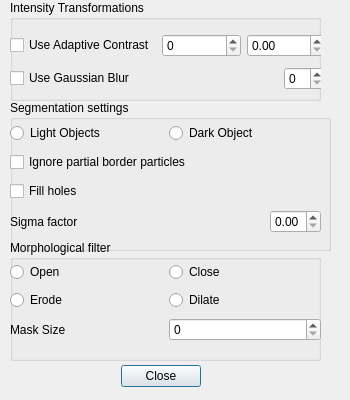
<?xml version="1.0" encoding="UTF-8"?>
<ui version="4.0">
 <class>VisionSettings</class>
 <widget class="QDialog" name="VisionSettings">
  <property name="geometry">
   <rect>
    <x>0</x>
    <y>0</y>
    <width>350</width>
    <height>400</height>
   </rect>
  </property>
  <property name="windowTitle">
   <string>Dialog</string>
  </property>
  <widget class="QDialogButtonBox" name="buttonBox">
   <property name="geometry">
    <rect>
     <x>10</x>
     <y>360</y>
     <width>301</width>
     <height>32</height>
    </rect>
   </property>
   <property name="orientation">
    <enum>Qt::Horizontal</enum>
   </property>
   <property name="standardButtons">
    <set>QDialogButtonBox::Close</set>
   </property>
   <property name="centerButtons">
    <bool>true</bool>
   </property>
  </widget>
  <widget class="QGroupBox" name="groupBox">
   <property name="geometry">
    <rect>
     <x>10</x>
     <y>0</y>
     <width>311</width>
     <height>101</height>
    </rect>
   </property>
   <property name="title">
    <string>Intensity Transformations</string>
   </property>
   <widget class="QWidget" name="layoutWidget">
    <property name="geometry">
     <rect>
      <x>0</x>
      <y>30</y>
      <width>315</width>
      <height>66</height>
     </rect>
    </property>
    <layout class="QVBoxLayout" name="verticalLayout">
     <item>
      <layout class="QHBoxLayout" name="horizontalLayout">
       <item>
        <widget class="QCheckBox" name="cb_use_adaptContrast">
         <property name="text">
          <string>Use Adaptive Contrast</string>
         </property>
        </widget>
       </item>
       <item>
        <widget class="QSpinBox" name="sb_adaptContrKernel"/>
       </item>
       <item>
        <widget class="QDoubleSpinBox" name="sb_adaptContrastFactor"/>
       </item>
      </layout>
     </item>
     <item>
      <layout class="QHBoxLayout" name="horizontalLayout_2">
       <item>
        <widget class="QCheckBox" name="cb_useBlur">
         <property name="text">
          <string>Use Gaussian Blur</string>
         </property>
        </widget>
       </item>
       <item>
        <spacer name="horizontalSpacer">
         <property name="orientation">
          <enum>Qt::Horizontal</enum>
         </property>
         <property name="sizeHint" stdset="0">
          <size>
           <width>40</width>
           <height>20</height>
          </size>
         </property>
        </spacer>
       </item>
       <item>
        <widget class="QSpinBox" name="sb_blurMask"/>
       </item>
      </layout>
     </item>
    </layout>
   </widget>
  </widget>
  <widget class="QGroupBox" name="groupBox_2">
   <property name="geometry">
    <rect>
     <x>10</x>
     <y>100</y>
     <width>321</width>
     <height>151</height>
    </rect>
   </property>
   <property name="title">
    <string>Segmentation settings</string>
   </property>
   <widget class="QWidget" name="layoutWidget">
    <property name="geometry">
     <rect>
      <x>0</x>
      <y>20</y>
      <width>311</width>
      <height>117</height>
     </rect>
    </property>
    <layout class="QVBoxLayout" name="verticalLayout_2">
     <item>
      <layout class="QHBoxLayout" name="horizontalLayout_3">
       <item>
        <widget class="QRadioButton" name="rb_useLight">
         <property name="text">
          <string>Light Objects</string>
         </property>
        </widget>
       </item>
       <item>
        <widget class="QRadioButton" name="rb_useDark">
         <property name="text">
          <string>Dark Object</string>
         </property>
        </widget>
       </item>
      </layout>
     </item>
     <item>
      <widget class="QCheckBox" name="cb_ignoreBorder">
       <property name="text">
        <string>Ignore partial border particles</string>
       </property>
      </widget>
     </item>
     <item>
      <widget class="QCheckBox" name="cb_fillHoles">
       <property name="text">
        <string>Fill holes</string>
       </property>
      </widget>
     </item>
     <item>
      <layout class="QHBoxLayout" name="horizontalLayout_4">
       <item>
        <widget class="QLabel" name="label">
         <property name="text">
          <string>Sigma factor</string>
         </property>
        </widget>
       </item>
       <item>
        <spacer name="horizontalSpacer_2">
         <property name="orientation">
          <enum>Qt::Horizontal</enum>
         </property>
         <property name="sizeHint" stdset="0">
          <size>
           <width>40</width>
           <height>20</height>
          </size>
         </property>
        </spacer>
       </item>
       <item>
        <widget class="QDoubleSpinBox" name="sb_sigmaFactor">
         <property name="maximum">
          <double>3.000000000000000</double>
         </property>
        </widget>
       </item>
      </layout>
     </item>
    </layout>
   </widget>
  </widget>
  <widget class="QGroupBox" name="groupBox_3">
   <property name="geometry">
    <rect>
     <x>10</x>
     <y>240</y>
     <width>311</width>
     <height>121</height>
    </rect>
   </property>
   <property name="title">
    <string>Morphological filter</string>
   </property>
   <widget class="QWidget" name="layoutWidget">
    <property name="geometry">
     <rect>
      <x>0</x>
      <y>20</y>
      <width>311</width>
      <height>85</height>
     </rect>
    </property>
    <layout class="QGridLayout" name="gridLayout">
     <item row="0" column="0">
      <widget class="QRadioButton" name="rb_useOpen">
       <property name="text">
        <string>Open</string>
       </property>
      </widget>
     </item>
     <item row="0" column="1">
      <widget class="QRadioButton" name="rb_useClose">
       <property name="text">
        <string>Close</string>
       </property>
      </widget>
     </item>
     <item row="1" column="1">
      <widget class="QRadioButton" name="rb_useDilate">
       <property name="text">
        <string>Dilate</string>
       </property>
      </widget>
     </item>
     <item row="1" column="0">
      <widget class="QRadioButton" name="rb_useErode">
       <property name="text">
        <string>Erode</string>
       </property>
      </widget>
     </item>
     <item row="2" column="0">
      <widget class="QLabel" name="label_2">
       <property name="text">
        <string>Mask Size</string>
       </property>
      </widget>
     </item>
     <item row="2" column="1">
      <widget class="QSpinBox" name="sb_morphMask"/>
     </item>
    </layout>
   </widget>
  </widget>
  <widget class="QWidget" name="layoutWidget">
   <property name="geometry">
    <rect>
     <x>0</x>
     <y>0</y>
     <width>2</width>
     <height>2</height>
    </rect>
   </property>
   <layout class="QVBoxLayout" name="verticalLayout_3"/>
  </widget>
 </widget>
 <resources/>
 <connections>
  <connection>
   <sender>buttonBox</sender>
   <signal>accepted()</signal>
   <receiver>VisionSettings</receiver>
   <slot>accept()</slot>
   <hints>
    <hint type="sourcelabel">
     <x>248</x>
     <y>254</y>
    </hint>
    <hint type="destinationlabel">
     <x>157</x>
     <y>274</y>
    </hint>
   </hints>
  </connection>
  <connection>
   <sender>buttonBox</sender>
   <signal>rejected()</signal>
   <receiver>VisionSettings</receiver>
   <slot>reject()</slot>
   <hints>
    <hint type="sourcelabel">
     <x>316</x>
     <y>260</y>
    </hint>
    <hint type="destinationlabel">
     <x>286</x>
     <y>274</y>
    </hint>
   </hints>
  </connection>
  <connection>
   <sender>cb_use_adaptContrast</sender>
   <signal>toggled(bool)</signal>
   <receiver>sb_adaptContrKernel</receiver>
   <slot>setEnabled(bool)</slot>
   <hints>
    <hint type="sourcelabel">
     <x>101</x>
     <y>44</y>
    </hint>
    <hint type="destinationlabel">
     <x>220</x>
     <y>45</y>
    </hint>
   </hints>
  </connection>
  <connection>
   <sender>cb_use_adaptContrast</sender>
   <signal>toggled(bool)</signal>
   <receiver>sb_adaptContrastFactor</receiver>
   <slot>setEnabled(bool)</slot>
   <hints>
    <hint type="sourcelabel">
     <x>101</x>
     <y>44</y>
    </hint>
    <hint type="destinationlabel">
     <x>285</x>
     <y>45</y>
    </hint>
   </hints>
  </connection>
  <connection>
   <sender>cb_useBlur</sender>
   <signal>toggled(bool)</signal>
   <receiver>sb_blurMask</receiver>
   <slot>setEnabled(bool)</slot>
   <hints>
    <hint type="sourcelabel">
     <x>85</x>
     <y>79</y>
    </hint>
    <hint type="destinationlabel">
     <x>295</x>
     <y>80</y>
    </hint>
   </hints>
  </connection>
 </connections>
</ui>
